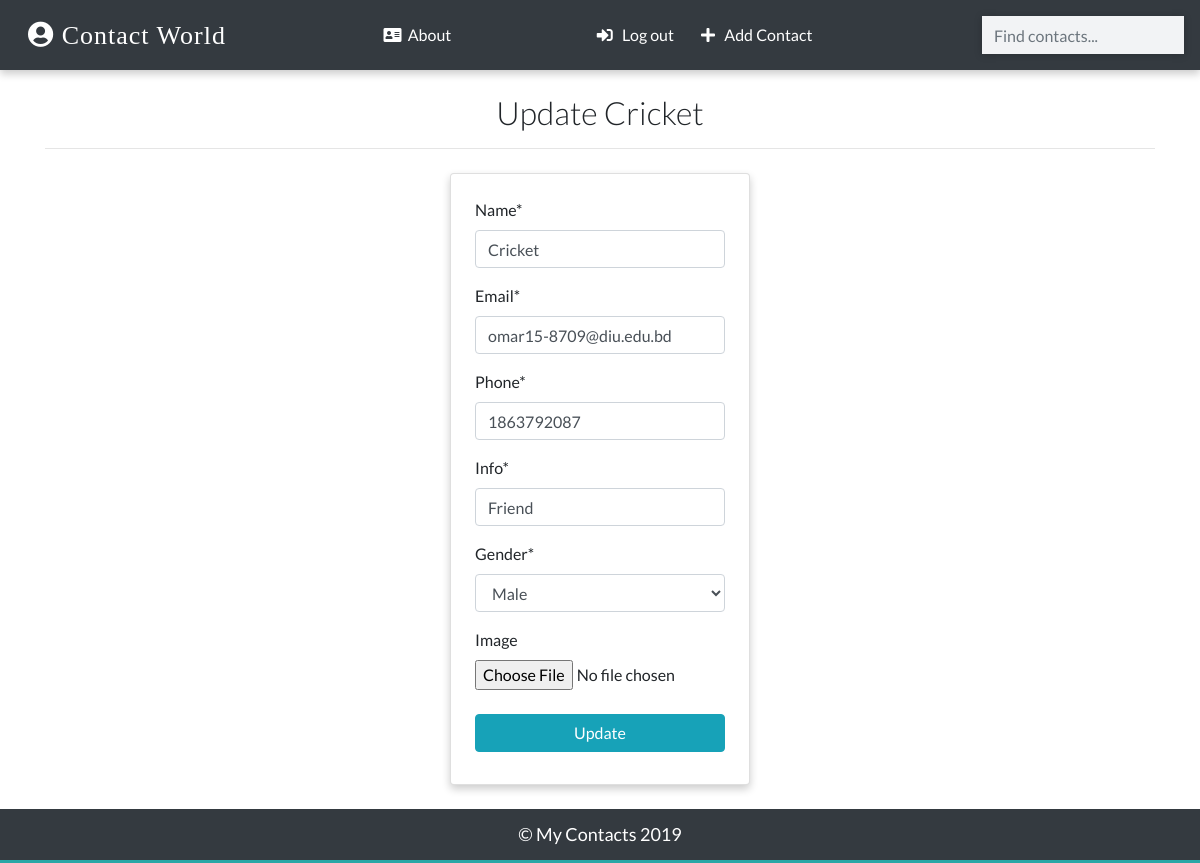
/contacts/update/16 (signed in), run on the app's committed database.
### app/models.py (models this page shows)
class Contact(models.Model):
    manager = models.ForeignKey(User, on_delete=models.CASCADE, default=None) # When the user is deleted it will clear the contact
    name = models.CharField(max_length=20)
    email = models.EmailField(max_length=100)
    phone = models.IntegerField()
    info = models.CharField(max_length=30)
    gender = models.CharField(max_length=50, choices=(
    ('male','Male'),
    ('female','Female')
    ))
    image = models.ImageField(upload_to='images/', blank=True)
    date_added = models.DateTimeField(default=datetime.now)
    def __str__(self):
        return self.name
    class Meta:
        ordering = ['-id']    ## Ordering the display items by id

### app/views.py (the view, shortened to what this page needs)
# urls.py: path('contacts/update/<int:pk>', views.ContactUpdateView.as_view(), name = "update"),
class ContactUpdateView(LoginRequiredMixin, UpdateView):
    model = Contact
    template_name = 'update.html'
    fields = ['name','email','phone','info','gender','image']

### templates/update.html (shortened to what this page needs)
{% extends 'base.html' %}
{% load crispy_forms_tags %}
{% block content %}
{% if contact.manager == request.user %}
<div class="container">
  <h2 class="heading font-weight-light text-center">Update {{ contact }}</h2>
  <hr>
  </div>
  <div class="container w-25 card p-4 mt-4">
    <form action="" method="POST" enctype="multipart/form-data">
    {{ form|crispy }}
    <input type="submit" value="Update" class="btn btn-info w-100 text-white text-center my-2">
    </form>
  </div>
{% else %}
<div class="container">
  <h2 class="heading font-weight-light text-center">You don't have access to this page!</h2>
</div>
{% endif %}
{% endblock content %}

### static/css/main.css (style rules this page uses)
:root { --back: #29a7a6; --girl: #e64298; --boy: #2874dd; }
body { font-family: Lato, sans-serif; }
.card { box-shadow: 0 4px 8px 0 rgba(0, 0, 0, 0.2); transition: 0.3s; min-width: 250px; box-sizing: border-box; }

### data on the page
Contact: name "Cricket", email "omar15-8709@diu.edu.bd", phone "1863792087", info "Friend", gender "Male"
